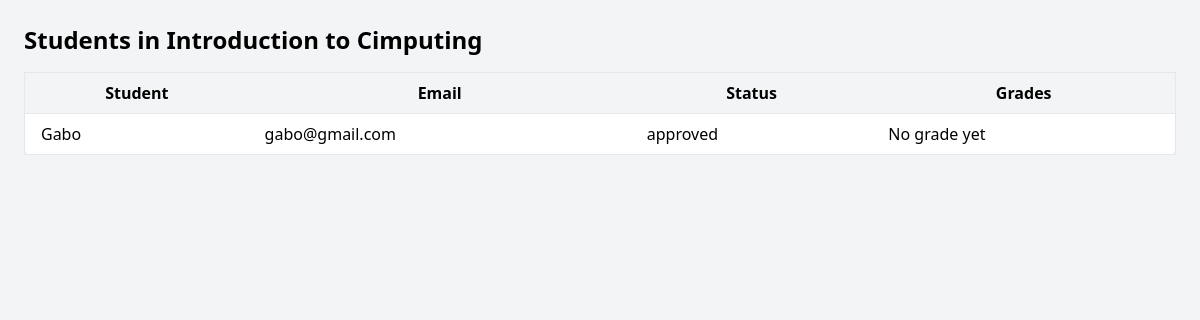
The page /Public/subject.php?id=1 (signed in) on the database its author committed.
### tables this page shows
CREATE TABLE `subjects` (
  `id` int(11) NOT NULL,
  `name` varchar(100) NOT NULL,
  `code` varchar(100) NOT NULL,
  `description` varchar(200) NOT NULL,
  `teacher_id` int(11) NOT NULL,
  `created_at` timestamp NOT NULL DEFAULT current_timestamp(),
  `updated_at` datetime NOT NULL DEFAULT current_timestamp(),
  `is_active` tinyint(4) DEFAULT 1
);

CREATE TABLE `student_subject` (
  `id` int(11) NOT NULL,
  `student_id` int(11) NOT NULL,
  `subject_id` int(11) NOT NULL,
  `status` enum('pending','approved','rejected') NOT NULL DEFAULT 'pending',
  `applied_at` timestamp NOT NULL DEFAULT current_timestamp()
);

CREATE TABLE `users` (
  `id` int(11) NOT NULL,
  `username` varchar(50) NOT NULL,
  `full_name` varchar(200) NOT NULL,
  `address` varchar(100) NOT NULL,
  `phone` varchar(11) NOT NULL,
  `email` varchar(100) NOT NULL,
  `password_hash` varchar(255) NOT NULL,
  `role_id` int(11) NOT NULL,
  `created_at` timestamp NOT NULL DEFAULT current_timestamp(),
  `updated_at` timestamp NOT NULL DEFAULT current_timestamp() ON UPDATE current_timestamp(),
  `is_active` tinyint(1) DEFAULT 1
);

### Public/subject.php (the view, shortened to what this page needs)
<?php
require_once __DIR__ . '/../includes/auth.php';
$subject_id = $_GET['id'];
$stmt = $pdo->prepare("SELECT * FROM subjects WHERE id = ? AND teacher_id = ?");
$stmt->execute([$subject_id, $_SESSION['user']['id']]);
$subject = $stmt->fetch();
$stmt = $pdo->prepare("
SELECT ss.id AS enrollment_id, u.id AS student_id, u.username, u.email, ss.status,
       g.score
FROM student_subject ss
JOIN users u ON ss.student_id = u.id
LEFT JOIN grades g ON g.student_subject_id = ss.id
WHERE ss.subject_id = ?
ORDER BY u.username ASC
");
$stmt->execute([$subject_id]);
$students = $stmt->fetchAll();
?>
<!DOCTYPE html>
<html lang="en">
<head>
<script src="https://cdn.tailwindcss.com"></script>
</head>
<body class="bg-gray-100 min-h-screen p-6">
<h1 class="text-2xl font-semibold mb-4">Students in <?= htmlspecialchars($subject['name']) ?></h1>
<table class="min-w-full bg-white border border-gray-200 rounded-lg">
<thead>
<tr class="bg-gray-100">
<th class="py-2 px-4 border-b">Student</th>
<th class="py-2 px-4 border-b">Email</th>
<th class="py-2 px-4 border-b">Status</th>
<th class="py-2 px-4 border-b">Grades</th>
</tr>
</thead>
<tbody>
<?php foreach($students as $s): ?>
<tr>
<td class="py-2 px-4 border-b"><?= htmlspecialchars($s['username']) ?></td>
<td class="py-2 px-4 border-b"><?= htmlspecialchars($s['email']) ?></td>
<td class="py-2 px-4 border-b"><?= htmlspecialchars($s['status']) ?></td>
<td class="py-2 px-4 border-b"><?= isset($s['score']) ? htmlspecialchars($s['score']) : 'No grade yet' ?></td>
</tr>
<?php endforeach; ?>
</tbody>
</table>
</body>
</html>

### rows shown on the page
subjects: name "Introduction to Cimputing"
student_subject: student.username "Gabo", student.email "gabo@gmail.com", status "approved"
